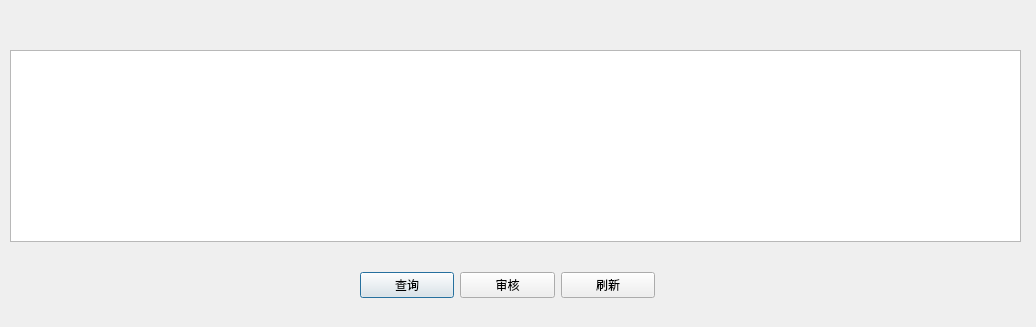
<?xml version="1.0" encoding="UTF-8"?>
<ui version="4.0">
 <class>DialogCheckPurchase</class>
 <widget class="QDialog" name="DialogCheckPurchase">
  <property name="geometry">
   <rect>
    <x>0</x>
    <y>0</y>
    <width>1036</width>
    <height>327</height>
   </rect>
  </property>
  <property name="windowTitle">
   <string>Dialog</string>
  </property>
  <widget class="QWidget" name="horizontalLayoutWidget">
   <property name="geometry">
    <rect>
     <x>360</x>
     <y>270</y>
     <width>295</width>
     <height>31</height>
    </rect>
   </property>
   <layout class="QHBoxLayout" name="horizontalLayout">
    <item>
     <widget class="QPushButton" name="btnsel">
      <property name="text">
       <string>查询</string>
      </property>
     </widget>
    </item>
    <item>
     <widget class="QPushButton" name="btncheck">
      <property name="text">
       <string>审核</string>
      </property>
     </widget>
    </item>
    <item>
     <widget class="QPushButton" name="btnflush">
      <property name="text">
       <string>刷新</string>
      </property>
     </widget>
    </item>
   </layout>
  </widget>
  <widget class="QTableView" name="tableView">
   <property name="geometry">
    <rect>
     <x>10</x>
     <y>50</y>
     <width>1011</width>
     <height>192</height>
    </rect>
   </property>
  </widget>
 </widget>
 <resources/>
 <connections/>
</ui>
